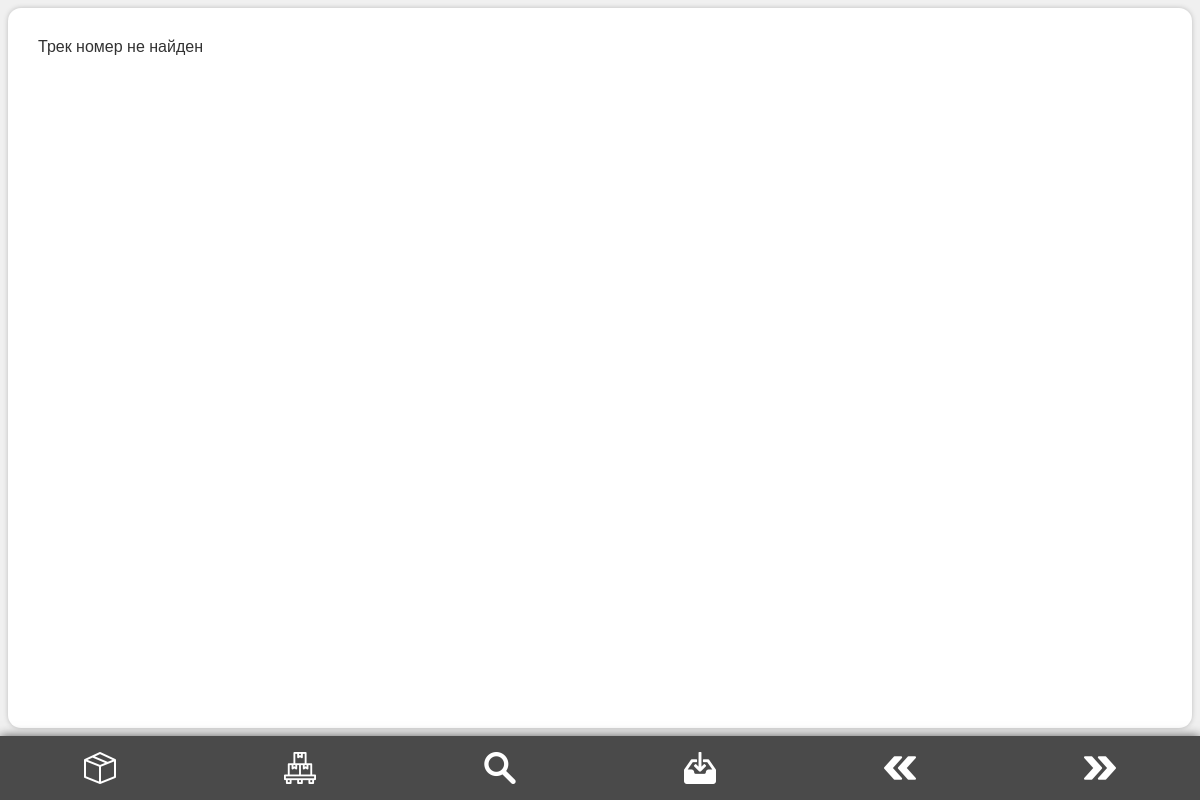
The app's page /auth/parcel.php?track=DWE876345645387, older data.
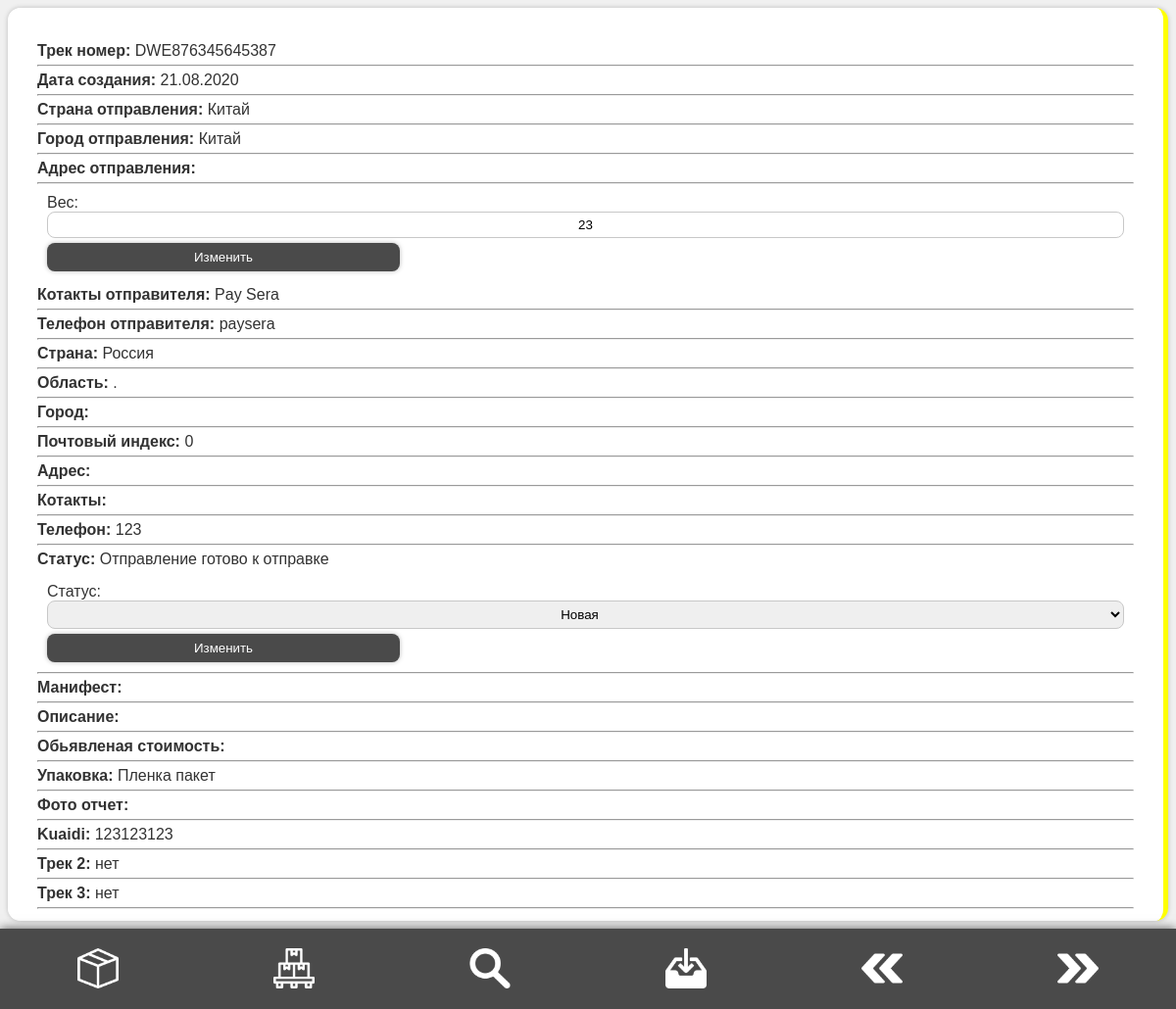
The same page, newer data.
### tables this page shows
CREATE TABLE `dispatch` (
  `id` int(13) NOT NULL,
  `qr_name` varchar(55) DEFAULT NULL,
  `fromDate` varchar(50) DEFAULT NULL,
  `fromCountrie` varchar(55) NOT NULL,
  `fromCity` varchar(55) NOT NULL,
  `fromAdres` varchar(400) NOT NULL,
  `fromContacts` varchar(255) NOT NULL,
  `fromPhone` varchar(20) NOT NULL,
  `toCountrie` varchar(255) NOT NULL,
  `toObl` varchar(55) NOT NULL,
  `toCity` varchar(77) NOT NULL,
  `toZipcode` int(10) NOT NULL,
  `toAdres` varchar(400) NOT NULL,
  `toContacts` varchar(255) NOT NULL,
  `toPhone` varchar(20) NOT NULL,
  `mass` int(55) NOT NULL,
  `status` varchar(255) NOT NULL,
  `manifest` varchar(55) NOT NULL,
  `payment` tinyint(1) NOT NULL DEFAULT 0,
  `description` text NOT NULL,
  `price` varchar(55) NOT NULL,
  `pack` varchar(255) NOT NULL,
  `photo` varchar(55) NOT NULL,
  `kuaidi` varchar(255) NOT NULL,
  `code2` varchar(255) NOT NULL DEFAULT 'нет',
  `code3` varchar(255) NOT NULL DEFAULT 'нет',
  `obl` char(100) NOT NULL,
  `login` char(100) NOT NULL
);

### auth/parcel.php (the view, shortened to what this page needs)
<?php
	require_once '../app/libs/sign/privileges.php';
	if(!empty($_GET['track'])) {
		$sql = 'SELECT * FROM dispatch WHERE qr_name = "'.$_GET['track'].'"';
		$res = $pdo->query($sql);
		$res = $res->fetch(PDO::FETCH_ASSOC);
	}
	switch($res['status']) {
			case "Отправление готово к отправке":
				$status = 'statusYellow';
				break;
			default:
				$status = '';
				break;
		}
?>
<!DOCTYPE html>
<html lang="en">
<head>
    <link rel="stylesheet" href="../public/css/style.css">
</head>
<body>
    <section id="content" class="<?=$status;?>">
		<?php
			if($res) {
				echo '<p class="info"><span class="infoDes">Трек номер: </span>' .$res['qr_name'].'</p><hr>';
				echo '<p class="info"><span class="infoDes">Дата создания: </span>' .$res['fromDate'].'</p><hr>';
				echo '<p class="info"><span class="infoDes">Страна отправления: </span>' .$res['fromCountrie'].'</p><hr>';
				echo '<p class="info"><span class="infoDes">Город отправления: </span>' .$res['fromCity'].'</p><hr>';
				echo '<p class="info"><span class="infoDes">Адрес отправления: </span>' .$res['fromAdres'].'</p><hr>';
				if(!empty($_SESSION['privileges'] == 0)) {
					echo '<form action="../app/querys/newMass.php" style="margin: 10px;>
							<label for="mass">Вес: </label>
							<input type="text" class="inp" id="mass" name="mass" value="'.$res['mass'].'">
							<input type="hidden" name="track" value="'.$res['qr_name'].'">
							<button type="submit" name="send" value="send" class="btn" style="margin-top: 5px;">Изменить</button>
						</form>';
				}
				echo '<p class="info"><span class="infoDes">Котакты отправителя: </span>' .$res['fromContacts'].'</p><hr>';
				echo '<p class="info"><span class="infoDes">Телефон отправителя: </span>' .$res['fromPhone'].'</p><hr>';
				echo '<p class="info"><span class="infoDes">Страна: </span>' .$res['toCountrie'].'</p><hr>';
				echo '<p class="info"><span class="infoDes">Область: </span>' .$res['obl'].'</p><hr>';
				echo '<p class="info"><span class="infoDes">Город: </span>' .$res['toCity'].'</p><hr>';
				echo '<p class="info"><span class="infoDes">Почтовый индекс: </span>' .$res['toZipcode'].'</p><hr>';
				echo '<p class="info"><span class="infoDes">Адрес: </span>' .$res['toAdres'].'</p><hr>';
				echo '<p class="info"><span class="infoDes">Котакты: </span>' .$res['toContacts'].'</p><hr>';
				echo '<p class="info"><span class="infoDes">Телефон: </span>' .$res['toPhone'].'</p><hr>';
				echo '<p class="info"><span class="infoDes">Статус: </span>' .$res['status'].'</p>';
				if(!empty($_SESSION['privileges'] == 0)) {
					echo '<form action="../app/querys/newStatus.php" style="margin: 10px;>
							<label for="status">Статус: </label>
							<select class="inp" id="status" name="status">
								<option>Новая</option>
								<option>Прибыла на склад/Ожидает оплаты</option>
								<option>Отправление готово к отправке</option>
								<option>Отправлена в страну назначения</option>
								<option>Прибыла в сортировочный центр страны назначения</option>
								<option>Идет вручение адресату</option>
								<option>Доставлена адресату</option>
								<option>Неудачная попытка вручения</option>
							</select>
							<input type="hidden" name="track" value="'.$res['qr_name'].'">
							<button type="submit" name="send" value="send" class="btn" style="margin-top: 5px;">Изменить</button>
						</form>';
				}
				echo '<hr>';
				echo '<p class="info"><span class="infoDes">Манифест: </span>' .$res['manifest'].'</p><hr>';
				echo '<p class="info"><span class="infoDes">Описание: </span>' .$res['description'].'</p><hr>';
				echo '<p class="info"><span class="infoDes">Обьявленая стоимость: </span>' .$res['price'].'</p><hr>';
				echo '<p class="info"><span class="infoDes">Упаковка: </span>' .$res['pack'].'</p><hr>';
				echo '<p class="info"><span class="infoDes">Фото отчет: </span>' .$res['photo'].'</p><hr>';
				echo '<p class="info"><span class="infoDes">Kuaidi: </span>' .$res['kuaidi'].'</p><hr>';
				echo '<p class="info"><span class="infoDes">Трек 2: </span>' .$res['code2'].'</p><hr>';
				echo '<p class="info"><span class="infoDes">Трек 3: </span>' .$res['code3'].'</p><hr>';
			} else {
				echo 'Трек номер не найден';
			}
		?>
    </section>
	<?php require_once 'template/footer.php'; ?>
</body>
</html>

### auth/template/footer.php (shortened to what this page needs)
<footer>
	<img class="menuItem" src="../public/img/box.png" onclick="location.href = 'parcels.php'">
	<img class="menuItem" src="../public/img/warehouse.png" onclick="location.href = 'warehouse.php'">
	<img class="menuItem" src="../public/img/search.png" onclick="location.href = 'search.php'">
	<div>
		<img class="menuItem" src="../public/img/inbox.png" onclick="showAcceptParcels();">
		<div class="hideAcceptParcels" id="acceptParcels">
			<p class="acceptElem">
			</p>
		</div>
	</div>
	<img class="menuItem" src="../public/img/arrowLeft.png" onclick="window.history.back();">
	<img class="menuItem" src="../public/img/arrowRight.png" onclick="window.history.forward();">
</footer>

### public/css/style.css (style rules this page uses)
* { margin: 0; padding: 0; box-sizing: border-box; font-family: sans-serif; }
body { font-family: sans-serif; background-color: rgb(240, 240, 240); box-sizing: border-box; overflow-x: hidden; color: rgb(50, 50, 50); }
#content { box-sizing: border-box; position: absolute; top: 8px; left: 8px; right: 8px; bottom: calc(8% + 8px); width: calc(100vw - 16px); border-radius: 13px; background-color: rgb(255, 255, 255); padding: 30px; box-shadow: 0 0 5px rgb(188, 188, 188); overflow-y: auto; overflow-x: none; }
footer { display: flex; justify-content: space-around; position: fixed; height: 8%; width: 100vw; top: calc(100% - 8%); left: 0; background: rgb(74, 74, 74); box-shadow: 0 0 10px rgb(88, 88, 88); }
.menuItem { height: 4vh; margin-top: 2vh; }
.btn { padding: 7px; border: none; border-radius: 8px; background-color: rgb(74, 74, 74); box-shadow: 0 0 5px rgb(188, 188, 188); color: rgb(255, 255, 255); text-align: center; min-width: 30vw; outline: none; }
.inp { padding: 5px; border: 1px solid rgb(200, 200, 200); border-radius: 8px; text-align: center; outline: none; width: 100%; }
.info { padding: 5px 0px; }
.infoDes { font-weight: 700; }
.statusYellow { border-right: 5px solid Yellow; }

### auth/template/footer.php (style rules this page uses)
.hideAcceptParcels { top: 130%; }

Row changes from the older to the newer data that the page shows:
now on this page (row edited): dispatch: qr_name "DWE876345645387", fromDate "21.08.2020", fromCountrie "Китай", fromCity "Китай", mass "23", fromContacts "Pay Sera", fromPhone "paysera", toCountrie "Россия", obl ".", toZipcode "0", toPhone "123", status "Отправление готово к отправке", pack "Пленка пакет", kuaidi "123123123", code2 "нет", code3 "нет"
Text that changed along with them:
form field status: (not shown) → "Новая"
text no longer shown: "Трек номер не найден"
text now shown: "Трек номер: Дата создания: Страна отправления: Город отправления: Адрес отправления: Вес: Изменить Котакты отправителя: Телефон отправителя: Страна: Область: Город: Почтовый индекс: Адрес: Котакты: Телефон: Статус: Статус: Изменить Манифест: Описание: Обьявленая стоимость: Упаковка: Фото отчет: Kuaidi: Трек 2: Трек 3:"
